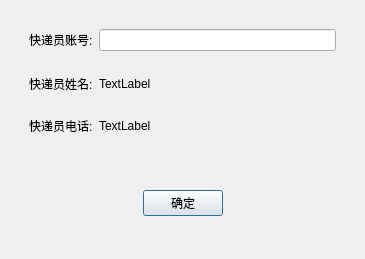
<?xml version="1.0" encoding="UTF-8"?>
<ui version="4.0">
 <class>DistributeWindow</class>
 <widget class="QDialog" name="DistributeWindow">
  <property name="geometry">
   <rect>
    <x>0</x>
    <y>0</y>
    <width>365</width>
    <height>259</height>
   </rect>
  </property>
  <property name="windowTitle">
   <string>Dialog</string>
  </property>
  <layout class="QVBoxLayout" name="verticalLayout_2">
   <item>
    <widget class="QWidget" name="widget" native="true">
     <layout class="QVBoxLayout" name="verticalLayout">
      <item>
       <widget class="QWidget" name="widget_2" native="true">
        <layout class="QHBoxLayout" name="horizontalLayout">
         <item>
          <widget class="QLabel" name="label">
           <property name="sizePolicy">
            <sizepolicy hsizetype="Fixed" vsizetype="Preferred">
             <horstretch>0</horstretch>
             <verstretch>0</verstretch>
            </sizepolicy>
           </property>
           <property name="text">
            <string>快递员账号:</string>
           </property>
          </widget>
         </item>
         <item>
          <widget class="QLineEdit" name="lineUsername"/>
         </item>
        </layout>
       </widget>
      </item>
      <item>
       <widget class="QWidget" name="widget_3" native="true">
        <layout class="QHBoxLayout" name="horizontalLayout_2">
         <item>
          <widget class="QLabel" name="label_2">
           <property name="sizePolicy">
            <sizepolicy hsizetype="Fixed" vsizetype="Preferred">
             <horstretch>0</horstretch>
             <verstretch>0</verstretch>
            </sizepolicy>
           </property>
           <property name="text">
            <string>快递员姓名:</string>
           </property>
          </widget>
         </item>
         <item>
          <widget class="QLabel" name="nameLabel">
           <property name="text">
            <string>TextLabel</string>
           </property>
          </widget>
         </item>
        </layout>
       </widget>
      </item>
      <item>
       <widget class="QWidget" name="widget_4" native="true">
        <layout class="QHBoxLayout" name="horizontalLayout_3">
         <item>
          <widget class="QLabel" name="label_3">
           <property name="sizePolicy">
            <sizepolicy hsizetype="Fixed" vsizetype="Preferred">
             <horstretch>0</horstretch>
             <verstretch>0</verstretch>
            </sizepolicy>
           </property>
           <property name="text">
            <string>快递员电话:</string>
           </property>
          </widget>
         </item>
         <item>
          <widget class="QLabel" name="phoneLabel">
           <property name="text">
            <string>TextLabel</string>
           </property>
          </widget>
         </item>
        </layout>
       </widget>
      </item>
     </layout>
    </widget>
   </item>
   <item>
    <widget class="QWidget" name="widget_5" native="true">
     <layout class="QHBoxLayout" name="horizontalLayout_4">
      <item>
       <spacer name="horizontalSpacer">
        <property name="orientation">
         <enum>Qt::Horizontal</enum>
        </property>
        <property name="sizeHint" stdset="0">
         <size>
          <width>104</width>
          <height>20</height>
         </size>
        </property>
       </spacer>
      </item>
      <item>
       <widget class="QPushButton" name="btn_Confirm">
        <property name="text">
         <string>确定</string>
        </property>
       </widget>
      </item>
      <item>
       <spacer name="horizontalSpacer_2">
        <property name="orientation">
         <enum>Qt::Horizontal</enum>
        </property>
        <property name="sizeHint" stdset="0">
         <size>
          <width>104</width>
          <height>20</height>
         </size>
        </property>
       </spacer>
      </item>
     </layout>
    </widget>
   </item>
  </layout>
 </widget>
 <resources/>
 <connections/>
</ui>
